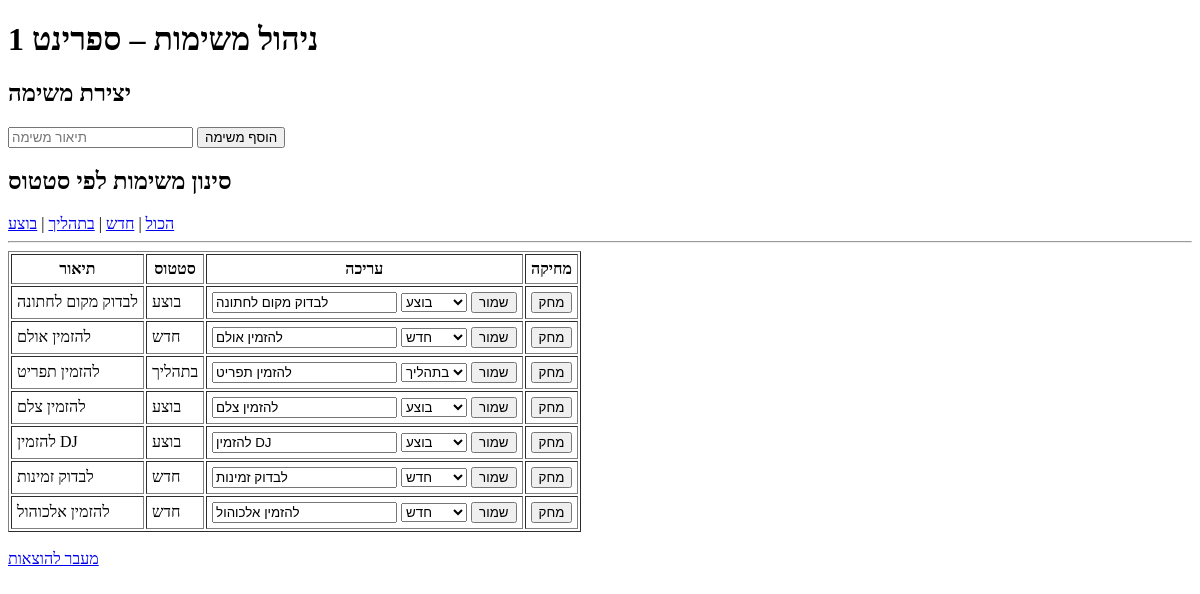
/tasks, run on an earlier commit of the app's database.
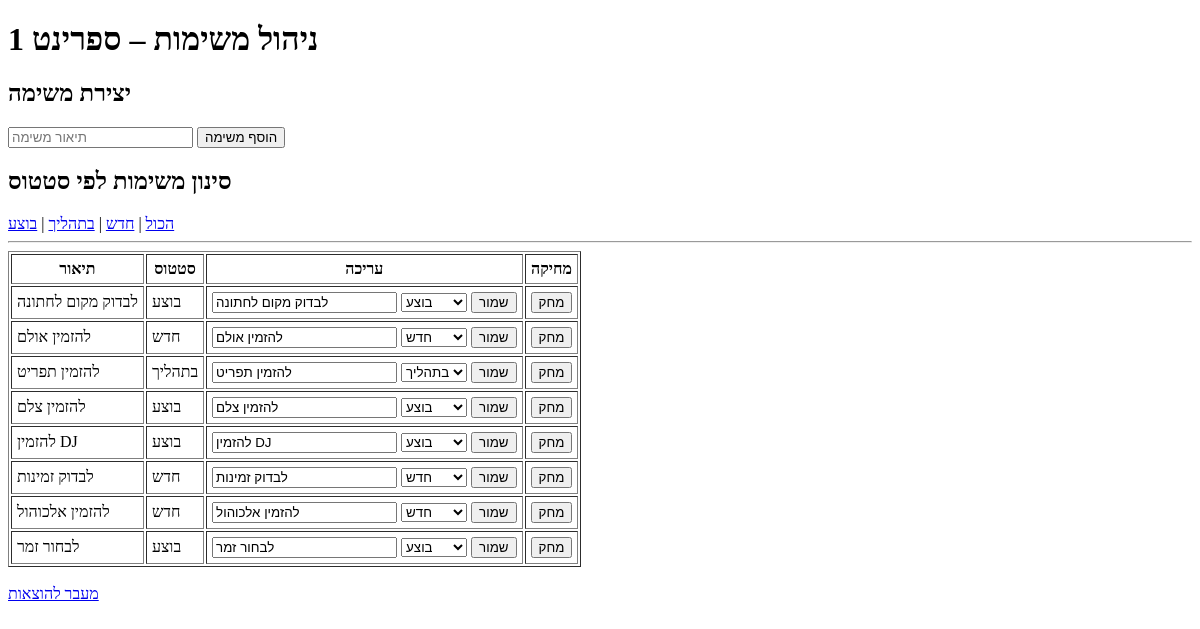
And on a later commit of the database.
### tables this page shows
CREATE TABLE tasks (
    id INTEGER PRIMARY KEY AUTOINCREMENT,
    title TEXT NOT NULL,
    status TEXT DEFAULT 'חדש'
);

### app.py (the view)
@app.route("/tasks", methods=["GET"])
def tasks_page():
    status_filter = request.args.get("status")
    conn = get_db_connection()
    if status_filter:
        tasks = conn.execute('SELECT * FROM tasks WHERE status = ?', (status_filter,)).fetchall()
    else:
        tasks = conn.execute('SELECT * FROM tasks').fetchall()
    conn.close()
    return render_template("tasks.html", tasks=tasks, current_status=status_filter)

### app.py (called while the page is built)
def get_db_connection():
    conn = sqlite3.connect('database.db')
    conn.row_factory = sqlite3.Row  # מאפשר גישה לעמודות בשם
    return conn

### templates/tasks.html (shortened to what this page needs)
<!DOCTYPE html>
<html lang="he">
<head>
</head>
<body>
    <h1>ניהול משימות – ספרינט 1</h1>
    <h2>יצירת משימה</h2>
    <form action="/tasks/create" method="post">
        <input type="text" name="title" placeholder="תיאור משימה" required>
        <button type="submit">הוסף משימה</button>
    </form>
    <h2>סינון משימות לפי סטטוס</h2>
    <a href="/tasks">הכול</a> |
    <a href="/tasks?status=חדש">חדש</a> |
    <a href="/tasks?status=בתהליך">בתהליך</a> |
    <a href="/tasks?status=בוצע">בוצע</a>
    <hr>
    {% if tasks %}
        <table border="1" cellpadding="5">
            <tr>
                <th>תיאור</th>
                <th>סטטוס</th>
                <th>עריכה</th>
                <th>מחיקה</th>
            </tr>
            {% for task in tasks %}
            <tr>
                <td>{{ task.title }}</td>
                <td>{{ task.status }}</td>
                <td>
                    <form action="/tasks/{{ task.id }}/edit" method="post">
                        <input type="text" name="title" value="{{ task.title }}">
                        <select name="status">
                            <option value="חדש" {% if task.status == "חדש" %}selected{% endif %}>חדש</option>
                            <option value="בתהליך" {% if task.status == "בתהליך" %}selected{% endif %}>בתהליך</option>
                            <option value="בוצע" {% if task.status == "בוצע" %}selected{% endif %}>בוצע</option>
                        </select>
                        <button type="submit">שמור</button>
                    </form>
                </td>
                <td>
                    <form action="/tasks/{{ task.id }}/delete" method="post" onsubmit="return confirm('למחוק משימה?');">
                        <button type="submit">מחק</button>
                    </form>
                </td>
            </tr>
            {% endfor %}
        </table>
    {% else %}
        <p>אין משימות עדיין.</p>
    {% endif %}
    <br>
    <a href="/budget">מעבר להוצאות</a>
</body>
</html>

What changed in the data, as far as the page shows it:
added tasks: title "לבחור זמר", status "בוצע"
